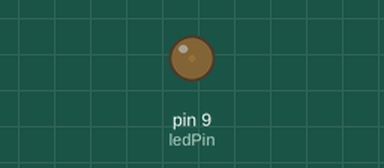
The sketch below on a simulated Arduino Uno, built with avr-gcc and run on an emulated ATmega328P. Shown: output pins drawn as LEDs (lit = HIGH).

Above: at 0.05 s.
At 0.95 s:
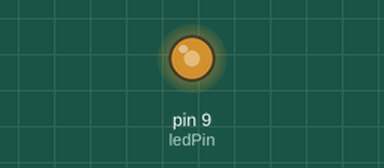
At 1.4 s:
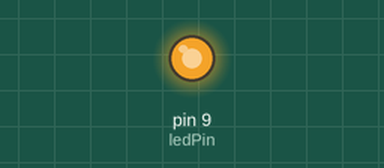
At 2.75 s:
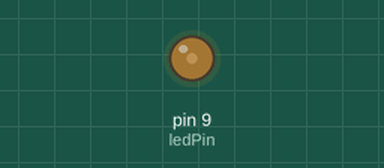
Timing chart, 0 to 7.2 s (numbered marks = the images above):
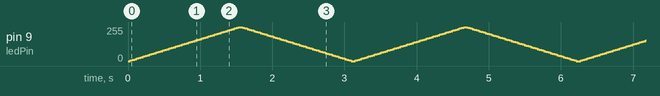

The sketch:

led_fade_constant_speed.ino
```cpp
// (licence header left out)
int ledPin = 9;       // Pin connected to the LED
int fadeSpeed = 5;    // Speed of the fading effect (adjust as needed)

void setup() {
  pinMode(ledPin, OUTPUT);  // Set the LED pin as an output
}

void loop() {
  // Fade in
  for (int brightness = 0; brightness <= 255; brightness += fadeSpeed) {
    analogWrite(ledPin, brightness);   // Set the LED brightness using PWM
    delay(30);   // Delay to control the speed of the fade (adjust as needed)
  }

  // Fade out
  for (int brightness = 255; brightness >= 0; brightness -= fadeSpeed) {
    analogWrite(ledPin, brightness);   // Set the LED brightness using PWM
    delay(30);   // Delay to control the speed of the fade (adjust as needed)
  }
}
```
